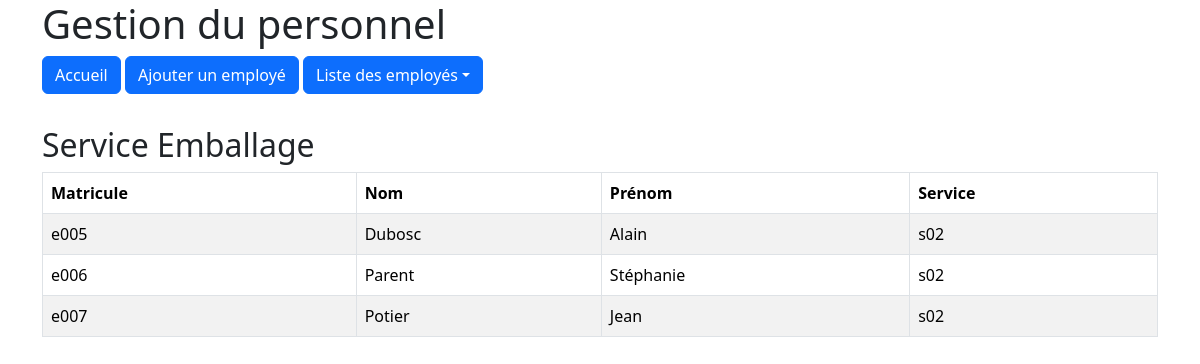
The app's page /empsce/index.php?service=s02&page=listeEmployes with its own data.
### tables this page shows
CREATE TABLE `service` (
  `sce_code` char(3) NOT NULL,
  `sce_designation` varchar(50) DEFAULT NULL
);

CREATE TABLE `employe` (
  `emp_matricule` char(4) NOT NULL,
  `emp_nom` varchar(50) DEFAULT NULL,
  `emp_prenom` varchar(50) DEFAULT NULL,
  `emp_service` char(3) DEFAULT NULL
);

### empsce/controleurs/C_consulterEmployes.php (called while the page is built, shortened)
<?php
require_once "modeles/M_service.php";
require_once "modeles/M_employe.php";
class C_consulterEmployes
{
    private $data;
    private $modeleEmploye;
    private $modeleService;
    public function __construct()
    {
        $this->data = array();
        $this->modeleService= new M_service();
        $this->modeleEmploye = new M_employe();
    }
    public function action_listeEmployes($codeService)
    {
        if ($codeService=="all")
        {
            $this->data['leService']=null;
            $this->data['lesEmployes'] = $this->modeleEmploye->GetListe();
        }
        else
        {
            $this->data['leService']=$this->modeleService->GetService($codeService);
            $this->data['lesEmployes'] = $this->modeleEmploye->GetListeService($codeService);
        }
        require_once "vues/v_listeEmployes.php";
    }
}
?>

### empsce/metiers/Service.php (called while the page is built, shortened)
<?php
    class Service
    {
        private  $sce_designation;
        public function __construct($code,$designation)
        {
            $this->sce_designation=$designation;
        }
        public function GetDesignation()
        {
            return $this->sce_designation;
        }
    }
?>

### empsce/modeles/M_generique.php (called while the page is built, shortened)
<?php
    class M_generique
    {
        private $cnx;
        public function GetCnx()
        {
            return $this->cnx;
        }
        public function Connexion()
        {
            $this->cnx=mysqli_connect("127.0.0.1","root","","empsce1");
            mysqli_set_charset($this->cnx,"utf8");
        }
    }
?>

### empsce/modeles/M_service.php (called while the page is built, shortened)
<?php
    require_once"M_generique.php";
    require_once"metiers/Service.php";
    class M_service extends M_generique
    {
        public function GetService($code)
        {
            $resultat=null;
            $req="select * from service where sce_code ='".$code."'";
            $res=mysqli_query($this->GetCnx(),$req);
            $ligne=mysqli_fetch_assoc($res);
            while ($ligne)
            {
                $sce=new Service($ligne["sce_code"],$ligne["sce_designation"]);
                $resultat[]=$sce;
                $ligne = mysqli_fetch_assoc($res);
            }
            return $resultat;
        }
    }
?>

### empsce/metiers/Employe.php (called while the page is built)
<?php
    class Employe
    {
        private  $emp_matricule;
        private  $emp_nom;
        private  $emp_prenom;
        private  $emp_service;
        public function __construct($matricule,$nom,$prenom,$service)
        {
            $this->emp_matricule=$matricule;
            $this->emp_nom=$nom;
            $this->emp_prenom=$prenom;
            $this->emp_service=$service;
        }
        public function GetMatricule()
        {
            return $this->emp_matricule;
        }
        public function GetNom()
        {
             return $this->emp_nom;
        }
        public function GetPrenom()
        {
             return $this->emp_prenom;
        }
        public function GetService()
        {
             return $this->emp_service;
        }
    }
?>

### empsce/modeles/M_employe.php (called while the page is built, shortened)
<?php
    require_once"M_generique.php";
    require_once"metiers/Employe.php";
    class M_employe extends M_generique
    {
        public function GetListeService($code)
        {
            $resultat=array();
            $req="select * from employe where emp_service ='".$code."'";
            $res=mysqli_query($this->GetCnx(),$req);
            $ligne=mysqli_fetch_assoc($res);
            while ($ligne)
            {
                $employe=new Employe($ligne["emp_matricule"],$ligne["emp_nom"],$ligne["emp_prenom"],$ligne["emp_service"]);
                $resultat[]=$employe;
                $ligne=mysqli_fetch_assoc($res);
            }
            return $resultat;
        }
    }
?>

### empsce/vues/v_listeEmployes.php (the view, shortened to what this page needs)
<?php include_once ('v_entete.php');?>
<div class="container">
<?php
    if (is_null($this->data['leService']))
    {
        echo '<h2>Tous les services</h2>';
    }
    else
    {
        echo '<h2>Service '.$this->data['leService'][0]->GetDesignation().'</h2>';
    }
?>
<table class="table table-striped table-bordered">
    <thead>
        <tr>
            <th>Matricule</th>
            <th>Nom</th>
            <th>Prénom</th>
            <th>Service</th>
        </tr>
    </thead>
<tbody>
<?php
    foreach ($this->data['lesEmployes'] as $unEmploye)
    {
        echo '<tr>';
        echo '<td>' . $unEmploye->GetMatricule() . '</td>';
        echo '<td>' . $unEmploye->GetNom() . '</td>';
        echo '<td>' . $unEmploye->GetPrenom() . '</td>';
        echo '<td>' . $unEmploye->GetService() . '</td>';
        echo '</tr>';
    }
?>
</body>
<?php include_once ('v_piedPage.php'); ?>

### records on screen
service: sce_designation "Emballage"
employe: emp_matricule "e005", emp_nom "Dubosc", emp_prenom "Alain", emp_service "s02"
employe: emp_matricule "e006", emp_nom "Parent", emp_prenom "Stéphanie", emp_service "s02"
employe: emp_matricule "e007", emp_nom "Potier", emp_prenom "Jean", emp_service "s02"
